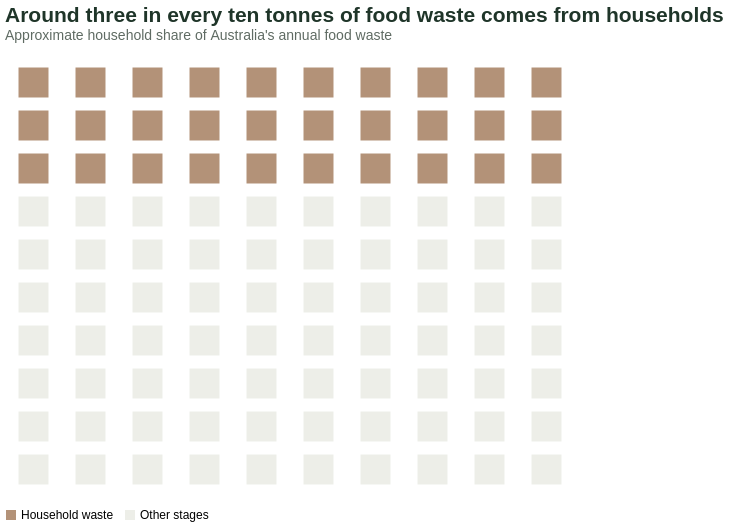

Vega-Lite specification for this chart:
### Vega-Lite specification from a JSON file in a GitHub repository (floating-point values rounded to 4 significant figures)
{"$schema": "https://vega.github.io/schema/vega-lite/v5.json", "width": 570, "height": 430, "title": {"text": "Around three in every ten tonnes of food waste comes from households", "subtitle": "Approximate household share of Australia's annual food waste", "anchor": "start", "fontSize": 21, "subtitleFontSize": 14, "subtitleColor": "#5f6b63", "color": "#1f3529", "offset": 18}, "data": {"sequence": {"start": 1, "stop": 101, "as": "square"}}, "transform": [{"calculate": "(datum.square - 1) % 10", "as": "column"}, {"calculate": "floor((datum.square - 1) / 10)", "as": "row"}, {"calculate": "datum.square <= 30 ? 'Household waste' : 'Other stages'", "as": "group"}], "mark": {"type": "square", "size": 900, "cornerRadius": 3}, "encoding": {"x": {"field": "column", "type": "ordinal", "axis": null}, "y": {"field": "row", "type": "ordinal", "sort": "ascending", "axis": null}, "color": {"field": "group", "type": "nominal", "scale": {"domain": ["Household waste", "Other stages"], "range": ["#93643f", "#e5e7df"]}, "legend": {"title": null, "orient": "bottom", "direction": "horizontal", "labelFontSize": 12}}, "tooltip": [{"field": "group", "type": "nominal", "title": null}]}, "config": {"background": "#ffffff", "view": {"stroke": null}, "title": {"font": "Arial", "subtitleFont": "Arial"}, "legend": {"labelFont": "Arial"}}}
